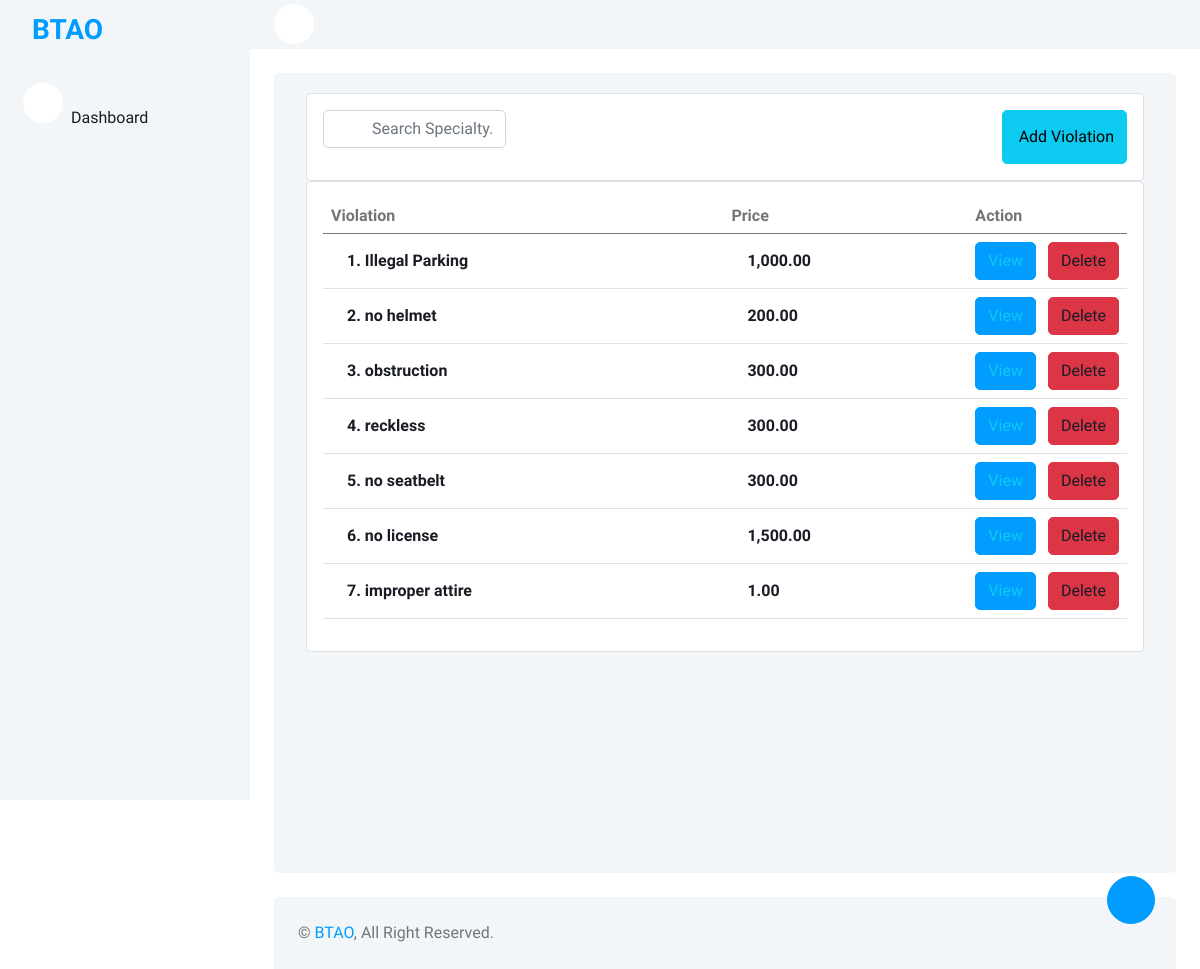
Page /pages/violation-list.php on the committed database.
### tables this page shows
CREATE TABLE `violation` (
  `Id` int(11) NOT NULL,
  `name` varchar(255) DEFAULT NULL,
  `amount` double DEFAULT NULL
);

### config/Models.php (called while the page is built, shortened)
<?php
include "CRUD.php";
include "functions.php";
function violation() {
	$crud = new CRUD;
	$crud->table = "violation";
	return $crud;
}
?>

### config/CRUD.php (called while the page is built)
<?php class CRUD{var $table;var $obj=array();function arrayToQuery($query){$query_array=array();foreach($query as $key=>$key_value){if($key_value=="NOW()"){$query_array[]="$key=$key_value";}else{$query_array[]="$key='".htmlspecialchars($key_value,ENT_QUOTES)."'";}}return implode(', ',$query_array);}function list($query=""){$query=$query?"where ".$query:"";$db=Database::connect();$pdo=$db->prepare("select * from $this->table $query");$pdo->execute();$result=$pdo->fetchAll(PDO::FETCH_OBJ);Database::disconnect();return $result;}function count($query=""){$query=$query?"where ".$query:"";$db=Database::connect();$pdo=$db->prepare("select * from $this->table $query");$pdo->execute();Database::disconnect();return $pdo->rowCount();}function get($args){$db=Database::connect();$pdo=$db->prepare("select * from $this->table where $args");$pdo->execute();$result=$pdo->fetch(PDO::FETCH_OBJ);Database::disconnect();return $result;}function create(){$object=$this->arrayToQuery($this->obj);$db=Database::connect();$pdo=$db->prepare("insert into $this->table set $object");$pdo->execute();Database::disconnect();}function update($args){$object=$this->arrayToQuery($this->obj);$db=Database::connect();$pdo=$db->prepare("update $this->table set $object where $args");$pdo->execute();Database::disconnect();}function delete($args){$db=Database::connect();$pdo=$db->prepare("delete from $this->table where $args");$pdo->execute();Database::disconnect();}} ?>

### config/functions.php (called while the page is built, shortened)
<?php
function format_money($value){
	return number_format($value, 2, '.', ',');
}
?>

### pages/violation-list.php (the view, shortened to what this page needs)
<?php
  $ROOT_DIR="../";
  include $ROOT_DIR . "templates/header.php";
  $violation_list = violation()->list();
?>
          <div class="widget-content searchable-container list">
            <div class="card card-body">
              <div class="row">
                <div class="col-md-4 col-xl-3">
                  <form class="position-relative">
                    <input type="text" class="form-control product-search ps-5" id="input-search" placeholder="Search Specialty..." />
                  </form>
                </div>
                <div class="col-md-8 col-xl-9 text-end d-flex justify-content-md-end justify-content-center mt-3 mt-md-0">
                  <a href="javascript:void(0)" id="btn-add-contact" class="btn btn-info d-flex align-items-center">
                    <i class="ti ti-users text-white me-1 fs-5"></i> Add Violation
                  </a>
                </div>
              </div>
            </div>
            <div class="card card-body">
              <div class="table-responsive">
                <table class="table search-table align-middle text-nowrap">
                  <thead class="header-item">
                    <th>Violation</th>
                    <th>Price</th>
                    <th width="10%">Action</th>
                  </thead>
                  <tbody>
                    <?php
                    $count = 0;
                    foreach ($violation_list as $row):
                      $count += 1;
                       ?>
                    <tr class="search-items">
                      <td>
                        <div class="d-flex align-items-center">
                          <div class="ms-3">
                            <div class="user-meta-info">
                              <h6 class="user-name mb-0" data-id="<?=$row->Id;?>" data-name="<?=$row->name;?>" data-amount="<?=$row->amount;?>"><?=$count;?>. <?=$row->name;?></h6>
                            </div>
                          </div>
                        </div>
                      </td>
                        <td>
                          <div class="d-flex align-items-center">
                            <div class="ms-3">
                              <div class="user-meta-info">
                                <h6 class="user-name mb-0"><?=format_money($row->amount);?></h6>
                              </div>
                            </div>
                          </div>
                        </td>
                      <td>
                        <div class="action-btn">
                          <a href="javascript:void(0)" class="text-info btn btn-primary edit">
                            View
                          </a>
                          <a href="process.php?action=violation-delete&Id=<?=$row->Id?>" class="text-dark ms-2 btn btn-danger">
                            Delete
                          </a>
                        </div>
                      </td>
                    </tr>
                  <?php endforeach; ?>
                  </tbody>
                </table>
              </div>
            </div>
          </div>
          <?php include $ROOT_DIR . "templates/footer.php"; ?>

### templates/css/style.css (style rules this page uses)
:root { --primary: #009CFF; --light: #F3F6F9; --dark: #191C24; }
.btn { transition: .5s; }
.btn.btn-primary { color: #FFFFFF; }

### rows in the picture
violation: name "Illegal Parking", amount "1,000.00"
violation: name "no helmet", amount "200.00"
violation: name "obstruction", amount "300.00"
violation: name "reckless", amount "300.00"
violation: name "no seatbelt", amount "300.00"
violation: name "no license", amount "1,500.00"
violation: name "improper attire", amount "1.00"
